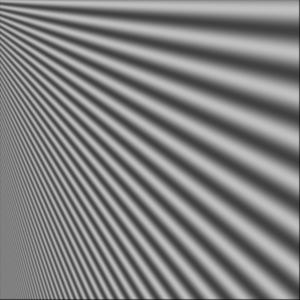
#> input picture convolutions/pn1.jpg, 300 x 300 px
$ jupyter execute convolutions.ipynb
#> lines starting #> are read from the running program, lines starting #| are printed output that depends on the picture
[cell 1]
import math
import numpy as np
import matplotlib.pyplot as plt
from scipy import signal

[cell 2]
# Load two toy images

stripes = plt.imread("pn1.jpg")
#> stripes is the input picture: shape (300, 300); min 24, max 193, mean 128.3
print(f"This image is a {type(stripes)} with dimensions {stripes.shape}")
#| This image is a <class 'numpy.ndarray'> with dimensions (300, 300)
plt.figure()
plt.imshow(stripes, cmap="gray")

zebra = plt.imread("zebra.png")
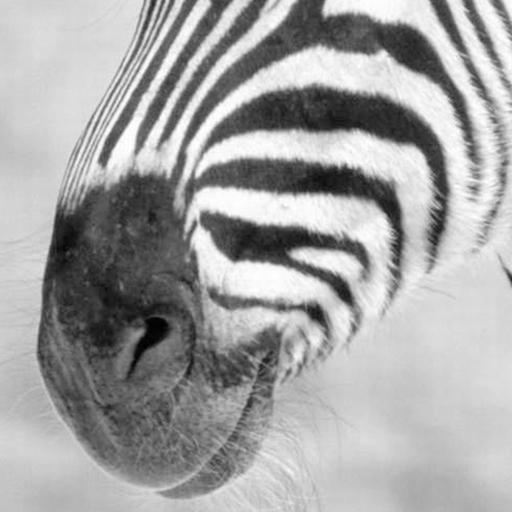
#> input picture convolutions/zebra.png, 512 x 512 px
#> zebra is the input picture: shape (512, 512, 3) float32; mean R, G, B 0.641, 0.641, 0.641
print(f"This image is a {type(zebra)} with dimensions {zebra.shape}")
#| This image is a <class 'numpy.ndarray'> with dimensions (512, 512, 3)
# extract one band from RGB
zebra = zebra[:,:,1]
#> zebra: shape (512, 512) float32
plt.figure()
plt.imshow(zebra, cmap="gray")

To create a Gaussian kernel in 1D we need the formula
$$G(x) = \frac{1}{\sigma\sqrt{2\pi}}e^{-x^2/2\sigma^2}$$

[cell 3]
# Create a function that returns a 1D gaussian kernel
def gaussian(sigma: float) -> np.ndarray:
    # if we go from -3sigma to 3sigma we will get almost all the mass of the gaussian
    bnd = math.ceil(3*sigma)
    xs = np.arange(-bnd, bnd+1)
    ker = 1/(sigma*math.sqrt(2*math.pi))*np.exp(-np.power(xs,2)/(2*sigma**2))
    return ker/np.sum(ker)

# use it to smooth a sine function that was affected with some noise
xs = np.arange(-3.14, 3.14, 0.01)
sin = np.sin(xs)
noisy = sin + np.random.normal(0, 0.1, sin.shape)
clean = np.convolve(noisy, gaussian(5), 'same')

plt.figure()
plt.plot(xs, noisy, "r")
plt.plot(xs, clean, "b")
#> figure, not shown here; curve peaks at x = 1.8, y = 1.24; curve peaks at x = 1.64, y = 1.02

[cell 4]
# Now we use that to convolve an image with a gaussian kernel
def gaussConvolve(img: np.ndarray, sigma:float) -> np.ndarray:
#> called with sigma = 3
    kernel1D = np.expand_dims(gaussian(sigma), 0) # make this a 1xN matrix
    kernel2D = np.dot(kernel1D.T, kernel1D)
    return signal.convolve2d(img, kernel2D, "same")

[cell 5]
plt.figure()
plt.imshow(stripes, cmap="gray")
plt.figure()
plt.imshow(gaussConvolve(stripes, 3), cmap="gray")
plt.figure()
plt.imshow(zebra, cmap="gray")
plt.figure()
plt.imshow(gaussConvolve(zebra, 3), cmap="gray")

Now we can extract edges by finding the gradient of the image, $\nabla I$.

The convolution has a nice property, hence finding the gradient of the convolved image will be the same as convolving with the derivative of the kernel,

$$\nabla (I * G) = I*(\nabla G)$$

so we just need to know that

$$\frac{d}{dx}G(x) = -\frac{x}{\sigma^2}G(x)$$

[cell 6]
# create a function that computes gradient magnitude and orientation for a given image
def imagegrad(img: np.ndarray, sigma:float) -> list:
    # start by creating the kernel of the derivative
#> called with sigma = 3
    bnd = math.ceil(3*sigma)
    xs = np.arange(-bnd, bnd+1)
    ker = 1/(sigma*math.sqrt(2*math.pi))*np.exp(-np.power(xs,2)/(2*sigma**2))
    # normalize
    ker = ker/np.sum(ker)
    dker = -xs/sigma**2*ker
    # create kernels for dx and dy
    l = len(dker)
    xker = np.zeros([l, l])
    xker[math.ceil(l/2), :] = dker
    yker = xker.T

    dx = signal.convolve2d(img, xker, "same")
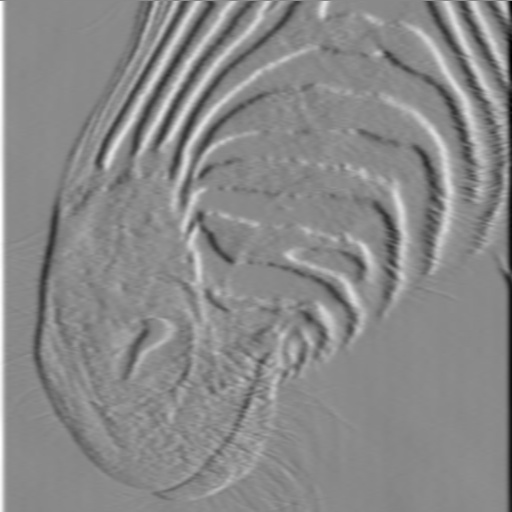
#> dx: shape (512, 512) float64; min -0.129, max 0.11, mean 1.59e-05; drawn with min black and max white
    dy = signal.convolve2d(img, yker, "same")
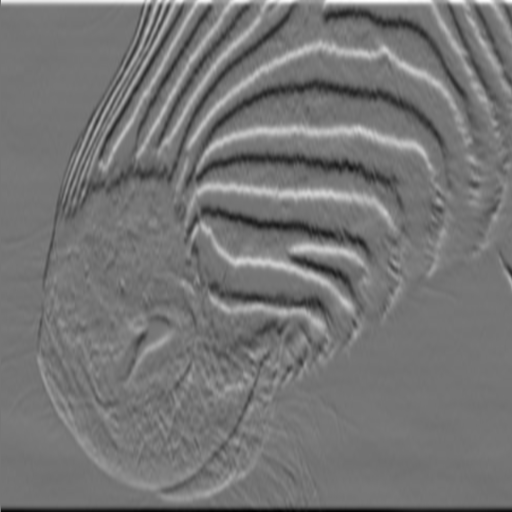
#> dy: shape (512, 512) float64; min -0.111, max 0.13, mean 2.03e-05; drawn with min black and max white
    return np.sqrt(np.power(dx,2)+np.power(dy,2)), np.arctan2(dy, dx)

[cell 7]
mag, orient = imagegrad(zebra, 3)
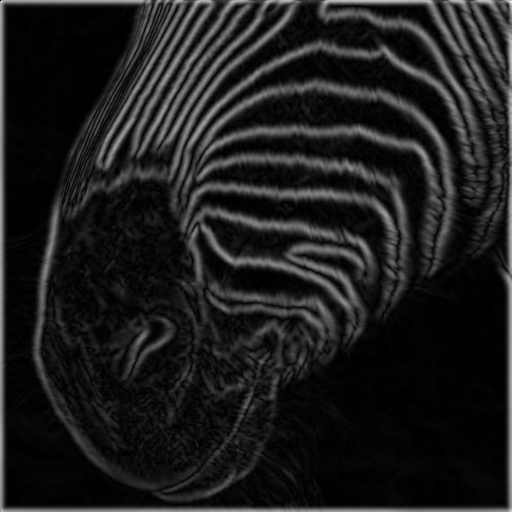
#> mag: shape (512, 512) float64; min 0, max 0.17, mean 0.0196; drawn with min black and max white
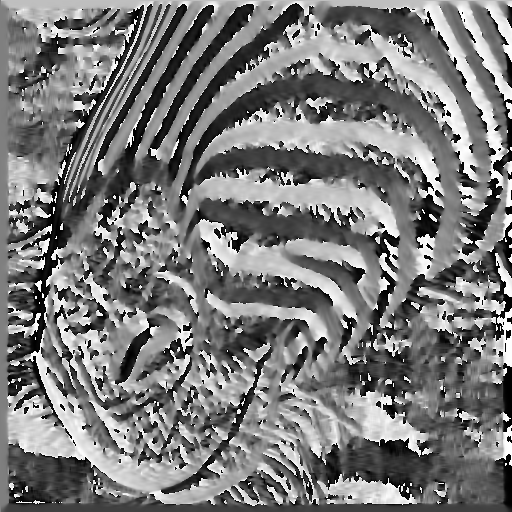
#> orient: shape (512, 512) float64; min -3.14, max 3.14, mean -0.111; drawn with min black and max white
plt.figure()
plt.imshow(mag, cmap="gray")
plt.figure()
plt.imshow(orient/math.pi, cmap="hsv")

Finally we will also consider the second derivative of the Gaussian filter, because sometimes we also care about taking the $2nd$ derivative of an image. For example, edges can be found where $\Delta (I * G) = I*\Delta G$ changes signs.

Just bear in mind that
$$\frac{d^2}{dx^2}G(x) = \frac{-\sigma^2 + x^2}{\sigma^4}G(x)$$

[cell 8]
# Create a function that find any of several derivatives of an image
def imageDerivatives(img: np.ndarray, sigma:float, typ:str) -> np.ndarray:
    # typ can be any of 'x', 'y', 'xx', 'yy', 'xy', 'yx'
    # start by creating the relevant kernels
    bnd = math.ceil(3*sigma)
    xs = np.arange(-bnd, bnd+1)
    ker = 1/(sigma*math.sqrt(2*math.pi))*np.exp(-np.power(xs,2)/(2*sigma**2))
    # normalize
    ker = ker/np.sum(ker)
    dker = -xs/sigma**2*ker
    ddker = ((-sigma**2 + np.power(xs, 2))/sigma**4)*ker
    # create the dx kernel in 2D
    l = len(dker)
    xker = np.zeros([l, l])
    xker[math.ceil(l/2), :] = dker
    # create the ddxx kernel in 2D
    xxker = np.zeros([l, l])
    xxker[math.ceil(l/2), :] = ddker
    if len(typ) == 1:
        if typ == "x":
            return signal.convolve2d(img, xker, "same")
        elif typ == "y":
            return signal.convolve2d(img, xker.T, "same")
    elif len(typ) == 2:
        if typ[0] != typ[1]:
            return imageDerivatives(imageDerivatives(img, sigma, typ[1]), sigma, typ[0])
        elif typ == "xx":
            return signal.convolve2d(img, xxker, "same")
        elif typ == "yy":
            return signal.convolve2d(img, xxker.T, "same")

[cell 9]
# create an impulse signal
N = 50
impulse = np.zeros([2*N+1, 2*N+1])
impulse[N, N] = 255
plt.figure()
plt.imshow(impulse, cmap="gray")

# convolve with all the available derivatives we have
ds = ["x", "y", "xx", "yy", "xy", "yx"] # xy and yx give the same result
sigma = 3
for d in ds:
    plt.figure()
    plt.imshow(imageDerivatives(impulse, sigma, d), cmap="gray")
    plt.title(d)
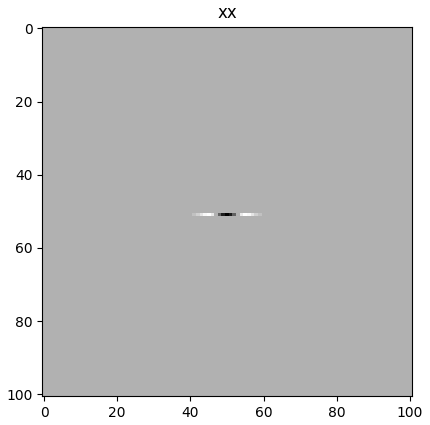
#> figure drawn by matplotlib, 1 panel

Find the edges of the zebra image with the magnitude of the gradient and with the zero crossings of the Laplacian,

$$\Delta I = \frac{d^2I}{dx^2} + \frac{d^2I}{dy^2}$$

[cell 10]
mag, orient = imagegrad(zebra, 3)
mag = mag/np.max(mag) # normalize it
edges_grad = np.zeros(mag.shape)
edges_grad[mag > 0.3] = 255 # the decimal there is just a thresholding value
plt.figure()
plt.imshow(edges_grad, cmap="gray")

ddxx = imageDerivatives(zebra, 11, "xx")
ddyy = imageDerivatives(zebra, 11, "yy")
#> in imageDerivatives (call 12), `return signal.convolve2d(img, xxker.T, "same")`:
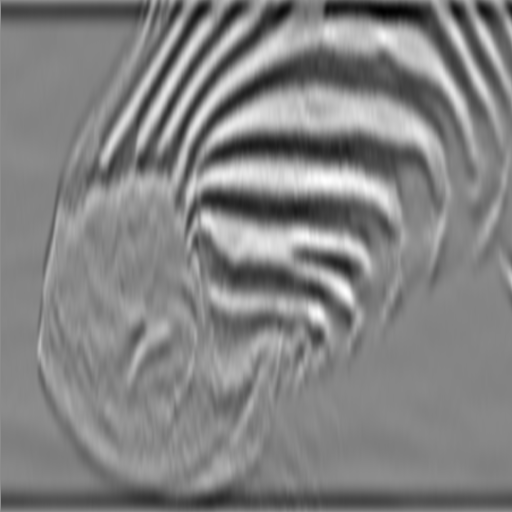
#> returned value: shape (512, 512) float64; min -0.00341, max 0.0028, mean -0.000217; drawn with min black and max white
laplacian = ddxx + ddyy
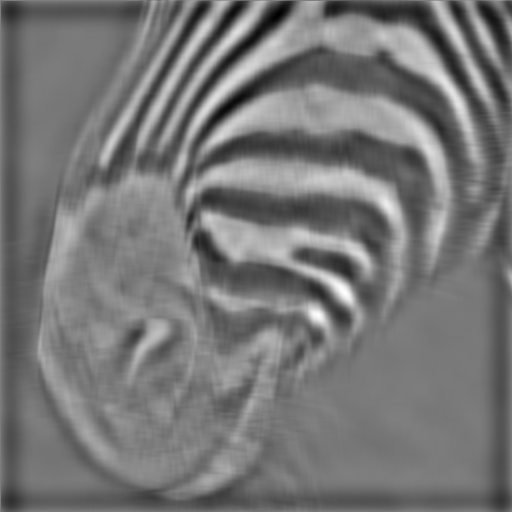
#> laplacian: shape (512, 512) float64; min -0.00528, max 0.0051, mean -0.000443; drawn with min black and max white
# plot the laplacian
plt.figure()
plt.imshow(laplacian, cmap="gray")
edges_laplace = np.zeros(laplacian.shape)
# a pixel ij may be a zero crossing if (i-1,j)*(i+1,j) < 0
# or if (i,j-1)*(i,j+1) < 0
# i.e. if two adjacent, but opposite, pixels have values with opposite signs
xsigns = np.zeros(laplacian.shape)
xsigns[2:-1, :] = np.multiply(laplacian[1:-2, :], laplacian[3:, :])
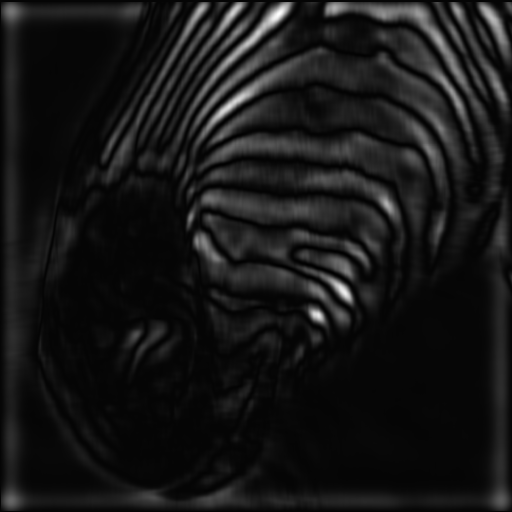
#> xsigns: shape (512, 512) float64; min -6.2e-07, max 2.74e-05, mean 1.93e-06; drawn with min black and max white
edges_laplace[xsigns < 0] = 255
ysigns = np.zeros(laplacian.shape)
ysigns[:, 2:-1] = np.multiply(laplacian[:, 1:-2], laplacian[:, 3:])
edges_laplace[ysigns < 0] = 255
plt.figure()
plt.imshow(edges_laplace, cmap="gray")
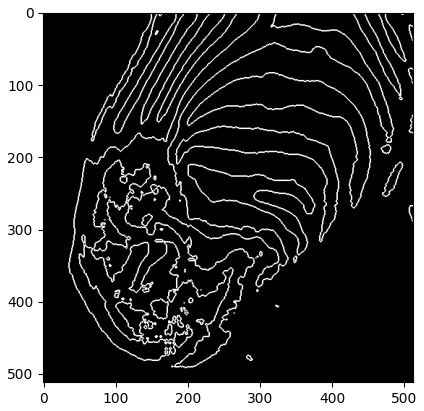
#> figure drawn by matplotlib, 1 panel
